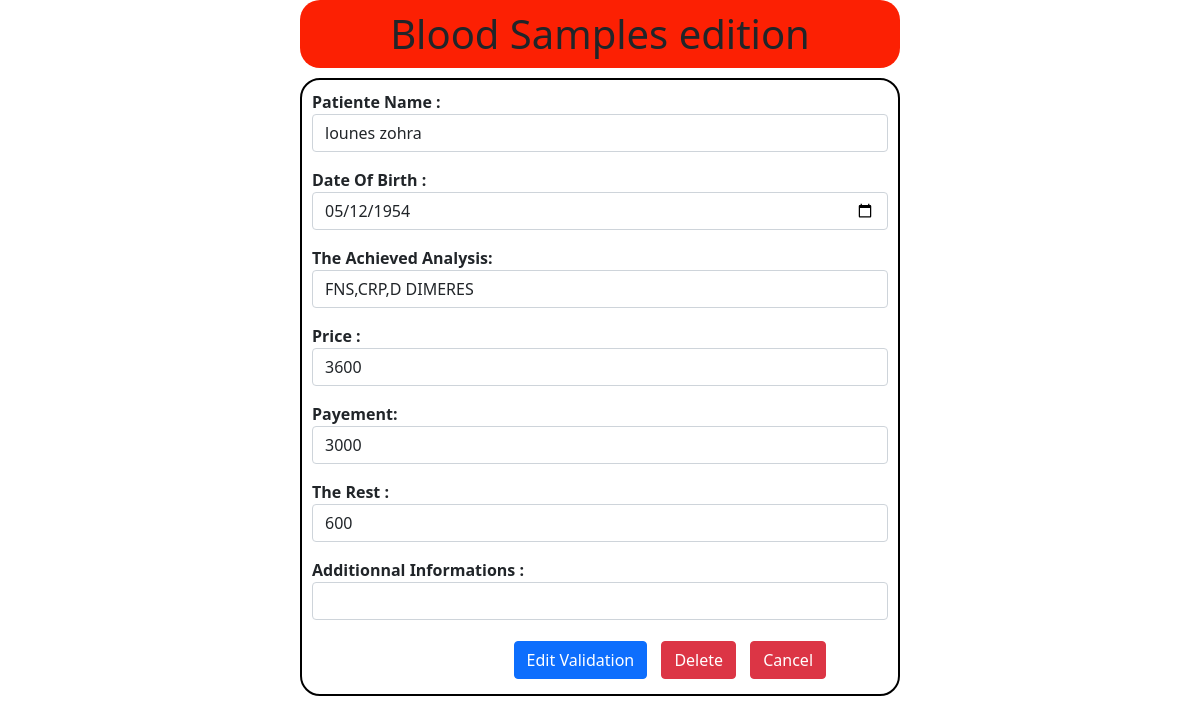
The app's page /lab/editprev/28 (signed in) with its own data.
### labo/models.py (models this page shows)
class Labo(models.Model):
	dt = models.DateField(auto_now_add = True)
	p_name = models.CharField(max_length = 200)
	dob = models.DateField()
	params = models.TextField(max_length=500)
	lab_price = models.IntegerField(default = 0)
	price = models.IntegerField(default = 0)
	pay = models.IntegerField(default = 0)
	rest = models.IntegerField(default=0)
	info = models.TextField(max_length=200, blank = True)

### labo/views.py (the view)
# urls.py: path('editprev/<int:pk>', editPrev, name="editprev" ),
@login_required(login_url='login')
def editPrev(request, pk):
	get_row = Labo.objects.get(id = pk)
	form = LaboForm(instance= get_row )
	if request.method == "POST" and 'edit' in request.POST:
		form  = LaboForm(request.POST, instance=get_row)
		if form.is_valid():
			form.save()
			return redirect('/lab/vislab/')
	if request.method == "POST" and 'delete' in request.POST:
		get_row.delete()
		return redirect('/lab/vislab/')
	context = {
		'form' : form
	}
	return render(request, 'editverlab.html', context)

### labo/templates/editverlab.html (shortened to what this page needs)
<!DOCTYPE html>
<html>
<head>
	<link href="https://cdn.jsdelivr.net/npm/bootstrap@5.0.0/dist/css/bootstrap.min.css" rel="stylesheet">
</head>
<body>
	<h1> Blood Samples edition </h1>
	<div id="formdiv">
		<form method="POST" action="">{% csrf_token %}
		{{form.as_p}}
		<input type="submit" name="edit" value="Edit Validation" id="editbtn" class="btn btn-primary">
		<input type="submit" name="delete" value="Delete" id="dlt" class="btn btn-danger">
		<button class="btn btn-danger" id="cancelbtn"><a href="{% url 'vislab'%}">Cancel</a></button>
	</form>
	</div>
</body>
</html>

### labo/templates/editverlab.html (style rules this page uses)
h1 { text-align: center; margin: auto; padding: 10px; background-color: #fc2003; border-radius: 20px; width: 50%; margin-bottom: 10px; }
#formdiv { width: 50%; margin: auto; border: solid black 2px; border-radius: 20px; padding: 10px; }
label { font-weight: bold }
#editbtn { margin-left: 35%; }
a { text-decoration: none; color: white; }
.btn { margin: 5px }

### records on screen
Labo: p_name "lounes zohra", dob "05/12/1954", params "FNS,CRP,D DIMERES", price "3600", pay "3000", rest "600"
